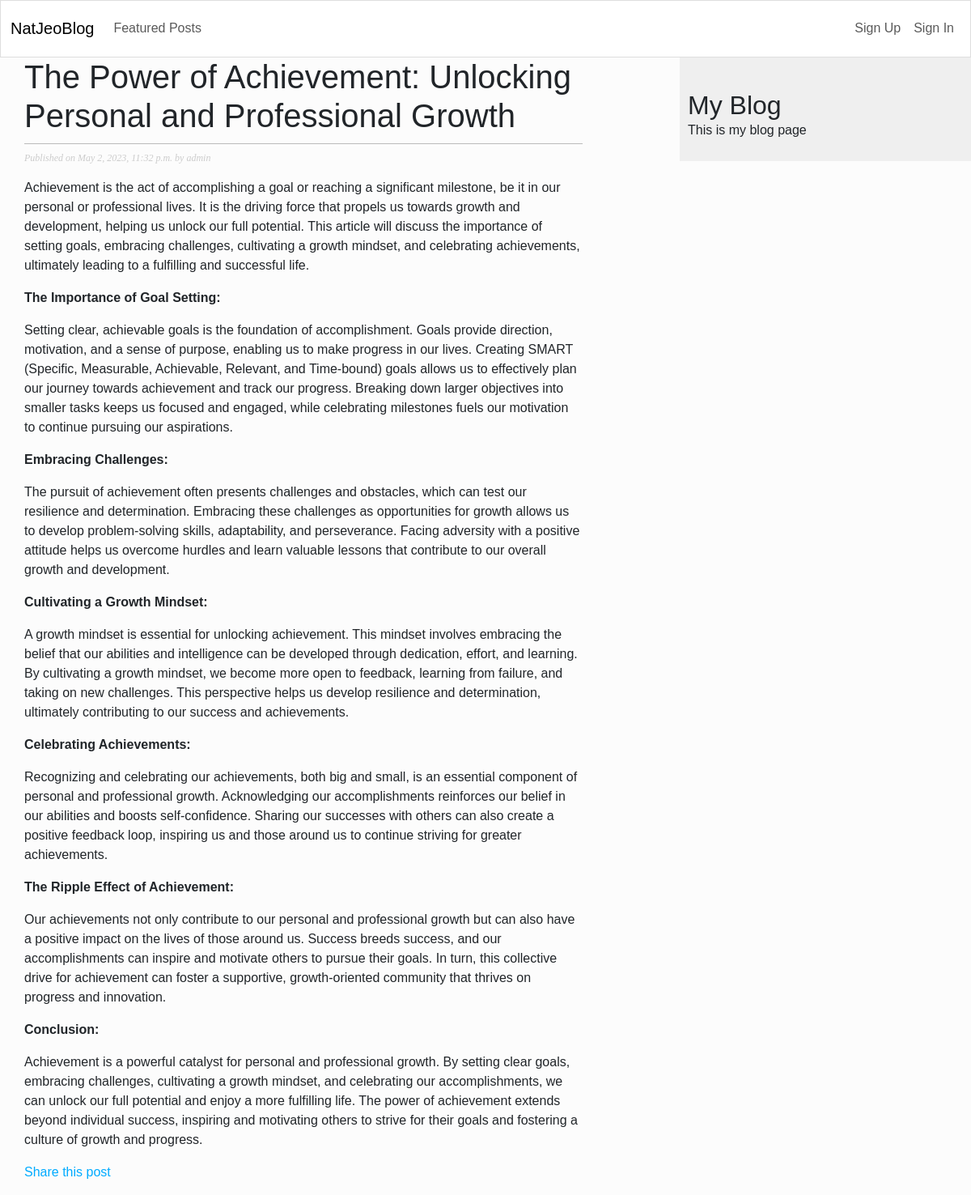
The app's page /blog/2023/5/2/the-power-of-achievement-unlocking-personal-and-professional-growth/ with its own data.
### blog/models.py (models this page shows, shortened)
class Post(models.Model):
    class Status(models.TextChoices):
        DRAFT = 'DF', 'Draft'
        PUBLISHED = 'PD', 'Published'
    title = models.CharField(max_length=255)
    slug = models.SlugField(max_length=255, unique_for_date='publish')
    author = models.ForeignKey(User, on_delete=models.CASCADE, related_name='blog_posts')
    image = image = models.FileField(blank=True, null=True, upload_to='images/')
    body = RichTextField(blank=True, null=True)
    publish = models.DateTimeField(default=timezone.now)
    created = models.DateTimeField(auto_now=True)
    updated = models.DateTimeField(auto_now=True)
    status = models.CharField(max_length=2,
                                     choices=Status.choices,
                                     default=Status.DRAFT)
    objects = models.Manager()          # the default manager
    published = PublishedManager()      # my defined manager
    class Meta:
        ordering = ['-publish']
        indexes = [
            models.Index(fields =['-publish']),
        ]

### blog/views.py (the view)
# urls.py: path('<int:year>/<int:month>/<int:day>/<slug:post>/', views.postDetails, name='postDetails'),
def postDetails(request, year, month, day, post):
    post = get_object_or_404(Post,
                             status=Post.Status.PUBLISHED,
                             slug=post,
                             publish__year=year,
                             publish__month=month,
                             publish__day=day)
    return render(request,
                  'blog/post/postDetails.html',
                  {'post': post})

### blog/templates/blog/post/postDetails.html (shortened to what this page needs)
{% extends 'blog/base.html' %}
{% block content %}
        <h1> {{ post.title }} </h1>
        <P class="date">Published on {{ post.publish }} by {{ post.author }}</p>
        {{ post.body | safe | linebreaks }}
        <p>
            <a href="{% url 'blog:sharePost' post.id %}">
                Share this post
            </a>
        </P>
{% endblock content %}

### blog/static/css/blog.css (style rules this page uses)
body { margin:0; padding:0; font-family:helvetica, sans-serif; }
a { color:#00abff; text-decoration:none; }
h1 { font-weight:normal; border-bottom:1px solid #bbb; padding:0 0 10px 0; }
p.date { color:#ccc; font-family: georgia, serif; font-size: 12px; font-style: italic; }

### records on screen
Post: title "The Power of Achievement: Unlocking Personal and Professional Growth", publish "May 2, 2023, 11:32 p.m.", author "admin", body "Achievement is the act of accomplishing a goal or reaching a significant milestone, be it in our personal or professional lives. It is the driving force that propels us towards growth and development, helping us unlock our full potential. This article will discuss the importance of setting goals, embracing challenges, cultivating a growth mindset, and celebrating achievements, ultimately leading to a fulfilling and successful life. The Importance of Goal Setting: Setting clear, achievable goals is the foundation of accomplishment. Goals provide direction, motivation, and a sense of purpose, enabling us to make progress in our lives. Creating SMART (Specific, Measurable, Achievable,…"
